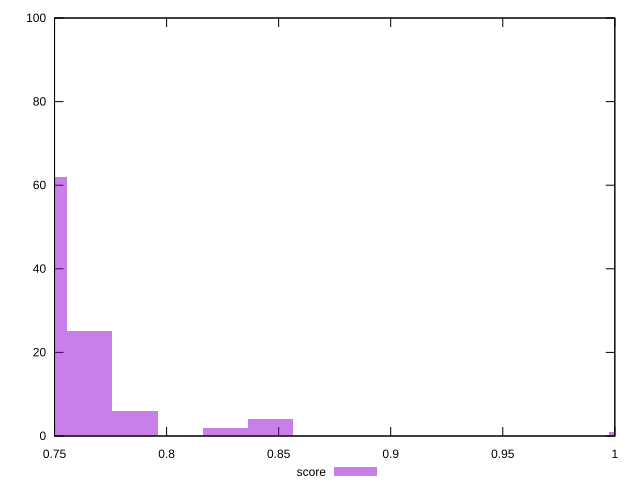

Write the gnuplot code that produced this figure.
reset

$score <<EOF
1.0075439221456373 1
0.7455825023877716 62
0.8261860161594226 2
0.7657333808306843 25
0.8463368946023353 4
0.7858842592735971 6
EOF

set key outside below
set boxwidth 0.020150878442912745
set xrange [0.75:1]
set yrange [0:100]
set trange [0:100]
set style fill transparent solid 0.5 noborder
set terminal svg size 640, 490 enhanced background rgb 'white'
set output "report_00009_2021-02-08T22-37-41.559Z/uses-rel-preconnect/samples/pages+cached/score/histogram.svg"

plot $score title "score" with boxes

reset
